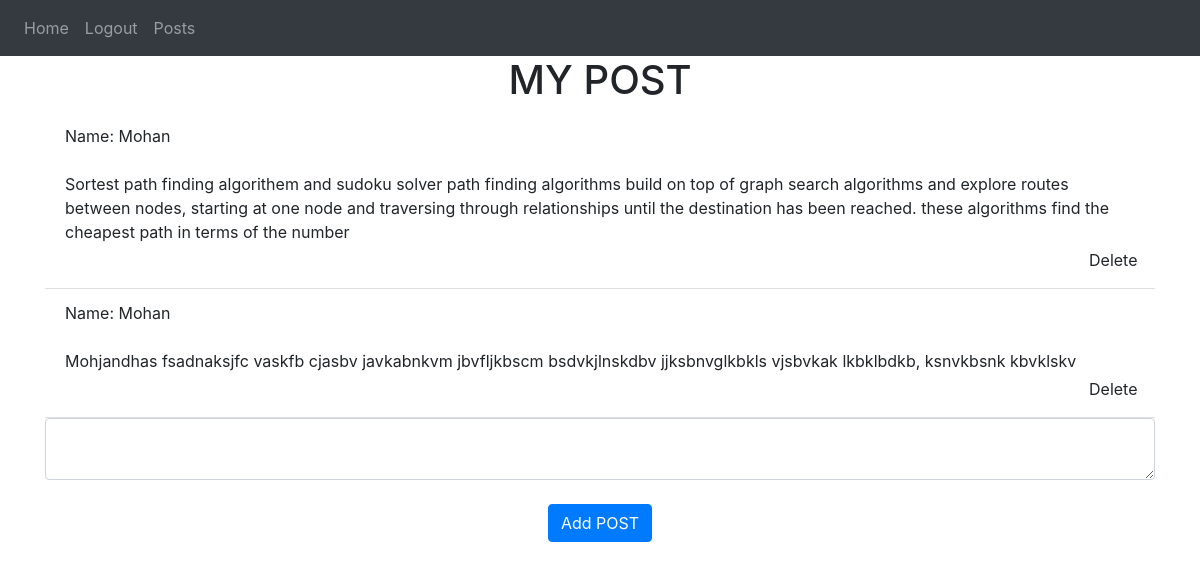
Screenshot of / (signed in) with the database file from the repository.
### website/models.py (models this page shows)
class Note(db.Model):
    id = db.Column(db.Integer, primary_key=True)
    data = db.Column(db.String(10000))
    date = db.Column(db.DateTime(timezone=True), default=func.now())
    user_id = db.Column(db.Integer, db.ForeignKey('user.id',ondelete="CASCADE"),nullable=False)
    name = db.Column(db.String(1000))

class User(db.Model, UserMixin):
    id = db.Column(db.Integer, primary_key=True)
    email = db.Column(db.String(150), unique=True)
    password = db.Column(db.String(150))
    name = db.Column(db.String(150))
    notes = db.relationship('Note', backref='user', passive_deletes=True)

### website/view.py (the view, shortened to what this page needs)
@views.route('/', methods=['GET', 'POST'])
@login_required
def home():
    return render_template("home.html", user=current_user)

### website/__init__.py (called while the page is built)
def create_app():
    app = Flask(__name__)
    app.config['SECRET_KEY'] = 'hjshjhdjah kjshkjdhjs'
    app.config['SQLALCHEMY_DATABASE_URI'] = f'sqlite:///{DB_NAME}'
    db.init_app(app)
    from .view import views
    from .auth import auth
    app.register_blueprint(views)
    app.register_blueprint(auth)
    from .models import User
    with app.app_context():
        db.create_all()
    login_manager = LoginManager()
    login_manager.login_view = 'auth.login'
    login_manager.init_app(app)
    @login_manager.user_loader
    def load_user(id):
        return User.query.get(int(id))
    return app

### website/templates/home.html
{% extends "base.html" %} {% block title %}Home{% endblock %} {% block content%}
  <h1 align="center">MY POST</h1>
  <ul class="list-group list-group-flush" id="notes">
    {% for note in user.notes %}
    <li class="list-group-item">
  <div>
  Name: {{ user.name.capitalize() }}
  </div>
    <div>
      <br>
      {{ note.data.capitalize() }}
    </div>
  <div style="width: 3.8cm;">
    <a style="margin-left: 1000px;" href="/delete-note/{{note.user_id}}" class="dropdown-item">Delete</a>
  </div>
  </li>
    {% endfor %}
  </ul>
  <form method="POST">
    <textarea name="note" id="note" class="form-control"></textarea>
    <br />
    <div align="center">
      <button type="submit" class="btn btn-primary">Add POST</button>
    </div>
  </form>
  {% endblock %}

### rows the page displays
Note: data "Sortest path finding algorithem and sudoku solver path finding algorithms build on top of graph search algorithms and explore routes between nodes, starting at one node and traversing through relationships until the destination has been reached. these algorithms find the cheapest path in terms of the number"
User: name "Mohan"
Note: data "Mohjandhas fsadnaksjfc vaskfb cjasbv javkabnkvm jbvfljkbscm bsdvkjlnskdbv jjksbnvglkbkls vjsbvkak lkbklbdkb, ksnvkbsnk kbvklskv"
